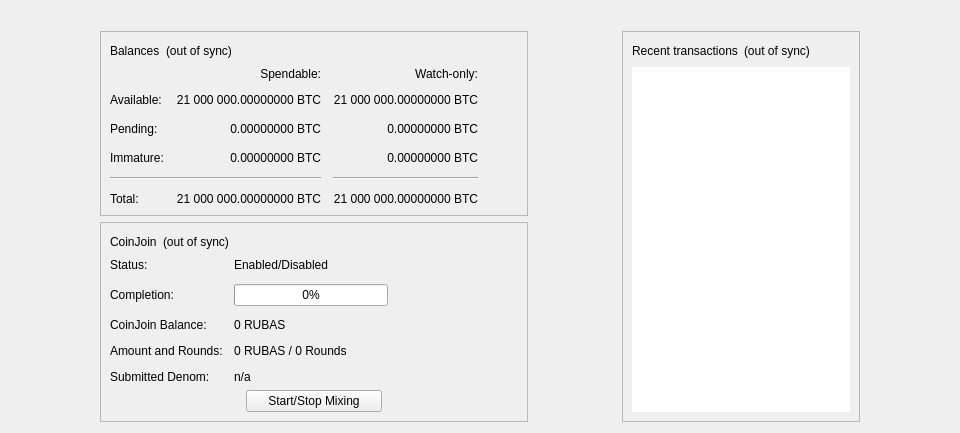
<?xml version="1.0" encoding="UTF-8"?>
<ui version="4.0">
 <class>OverviewPage</class>
 <widget class="QWidget" name="OverviewPage">
  <property name="geometry">
   <rect>
    <x>0</x>
    <y>0</y>
    <width>798</width>
    <height>318</height>
   </rect>
  </property>
  <property name="minimumSize">
   <size>
    <width>960</width>
    <height>0</height>
   </size>
  </property>
  <property name="windowTitle">
   <string>Form</string>
  </property>
  <layout class="QVBoxLayout" name="topLayout">
   <item>
    <widget class="QLabel" name="labelAlerts">
     <property name="visible">
      <bool>false</bool>
     </property>
     <property name="wordWrap">
      <bool>true</bool>
     </property>
     <property name="margin">
      <number>3</number>
     </property>
     <property name="textInteractionFlags">
      <set>Qt::TextSelectableByMouse</set>
     </property>
    </widget>
   </item>
   <item>
    <layout class="QHBoxLayout" name="horizontalLayout" stretch="1,0,1,0,1">
     <item>
      <spacer name="horizontalSpacerLeft">
       <property name="orientation">
        <enum>Qt::Horizontal</enum>
       </property>
       <property name="sizeType">
        <enum>QSizePolicy::Preferred</enum>
       </property>
       <property name="sizeHint" stdset="0">
        <size>
         <width>10</width>
         <height>20</height>
        </size>
       </property>
      </spacer>
     </item>
     <item>
      <layout class="QVBoxLayout" name="verticalLayout_2">
       <item>
        <widget class="QFrame" name="frame">
         <property name="frameShape">
          <enum>QFrame::StyledPanel</enum>
         </property>
         <property name="frameShadow">
          <enum>QFrame::Raised</enum>
         </property>
         <layout class="QVBoxLayout" name="verticalLayout_4">
          <item>
           <layout class="QHBoxLayout" name="horizontalLayout_4">
            <item>
             <widget class="QLabel" name="label_5">
              <property name="text">
               <string>Balances</string>
              </property>
             </widget>
            </item>
            <item>
             <widget class="QLabel" name="labelWalletStatus">
              <property name="toolTip">
               <string>The displayed information may be out of date. Your wallet automatically synchronizes with the Rubas network after a connection is established, but this process has not completed yet.</string>
              </property>
              <property name="text">
               <string notr="true">(out of sync)</string>
              </property>
              <property name="alignment">
               <set>Qt::AlignLeading|Qt::AlignLeft|Qt::AlignVCenter</set>
              </property>
             </widget>
            </item>
            <item>
             <spacer name="horizontalSpacer_3">
              <property name="orientation">
               <enum>Qt::Horizontal</enum>
              </property>
              <property name="sizeHint" stdset="0">
               <size>
                <width>40</width>
                <height>20</height>
               </size>
              </property>
             </spacer>
            </item>
           </layout>
          </item>
          <item>
           <layout class="QGridLayout" name="gridLayout">
            <property name="spacing">
             <number>12</number>
            </property>
            <item row="2" column="2">
             <widget class="QLabel" name="labelWatchPending">
              <property name="cursor">
               <cursorShape>IBeamCursor</cursorShape>
              </property>
              <property name="toolTip">
               <string>Unconfirmed transactions to watch-only addresses</string>
              </property>
              <property name="text">
               <string notr="true">0.00000000 BTC</string>
              </property>
              <property name="alignment">
               <set>Qt::AlignRight|Qt::AlignTrailing|Qt::AlignVCenter</set>
              </property>
              <property name="textInteractionFlags">
               <set>Qt::LinksAccessibleByMouse|Qt::TextSelectableByKeyboard|Qt::TextSelectableByMouse</set>
              </property>
             </widget>
            </item>
            <item row="2" column="1">
             <widget class="QLabel" name="labelUnconfirmed">
              <property name="cursor">
               <cursorShape>IBeamCursor</cursorShape>
              </property>
              <property name="toolTip">
               <string>Total of transactions that have yet to be confirmed, and do not yet count toward the spendable balance</string>
              </property>
              <property name="text">
               <string notr="true">0.00000000 BTC</string>
              </property>
              <property name="alignment">
               <set>Qt::AlignRight|Qt::AlignTrailing|Qt::AlignVCenter</set>
              </property>
              <property name="textInteractionFlags">
               <set>Qt::LinksAccessibleByMouse|Qt::TextSelectableByKeyboard|Qt::TextSelectableByMouse</set>
              </property>
             </widget>
            </item>
            <item row="3" column="2">
             <widget class="QLabel" name="labelWatchImmature">
              <property name="cursor">
               <cursorShape>IBeamCursor</cursorShape>
              </property>
              <property name="toolTip">
               <string>Mined balance in watch-only addresses that has not yet matured</string>
              </property>
              <property name="text">
               <string notr="true">0.00000000 BTC</string>
              </property>
              <property name="alignment">
               <set>Qt::AlignRight|Qt::AlignTrailing|Qt::AlignVCenter</set>
              </property>
              <property name="textInteractionFlags">
               <set>Qt::LinksAccessibleByMouse|Qt::TextSelectableByKeyboard|Qt::TextSelectableByMouse</set>
              </property>
             </widget>
            </item>
            <item row="4" column="0" colspan="2">
             <widget class="Line" name="lineSpendableBalance">
              <property name="orientation">
               <enum>Qt::Horizontal</enum>
              </property>
             </widget>
            </item>
            <item row="4" column="2">
             <widget class="Line" name="lineWatchBalance">
              <property name="sizePolicy">
               <sizepolicy hsizetype="Preferred" vsizetype="Fixed">
                <horstretch>0</horstretch>
                <verstretch>0</verstretch>
               </sizepolicy>
              </property>
              <property name="minimumSize">
               <size>
                <width>140</width>
                <height>0</height>
               </size>
              </property>
              <property name="orientation">
               <enum>Qt::Horizontal</enum>
              </property>
             </widget>
            </item>
            <item row="5" column="0">
             <widget class="QLabel" name="labelTotalText">
              <property name="text">
               <string>Total:</string>
              </property>
             </widget>
            </item>
            <item row="3" column="1">
             <widget class="QLabel" name="labelImmature">
              <property name="cursor">
               <cursorShape>IBeamCursor</cursorShape>
              </property>
              <property name="toolTip">
               <string>Mined balance that has not yet matured</string>
              </property>
              <property name="text">
               <string notr="true">0.00000000 BTC</string>
              </property>
              <property name="alignment">
               <set>Qt::AlignRight|Qt::AlignTrailing|Qt::AlignVCenter</set>
              </property>
              <property name="textInteractionFlags">
               <set>Qt::LinksAccessibleByMouse|Qt::TextSelectableByKeyboard|Qt::TextSelectableByMouse</set>
              </property>
             </widget>
            </item>
            <item row="2" column="3">
             <spacer name="horizontalSpacer_2">
              <property name="orientation">
               <enum>Qt::Horizontal</enum>
              </property>
              <property name="sizeHint" stdset="0">
               <size>
                <width>40</width>
                <height>20</height>
               </size>
              </property>
             </spacer>
            </item>
            <item row="3" column="0">
             <widget class="QLabel" name="labelImmatureText">
              <property name="text">
               <string>Immature:</string>
              </property>
             </widget>
            </item>
            <item row="5" column="1">
             <widget class="QLabel" name="labelTotal">
              <property name="cursor">
               <cursorShape>IBeamCursor</cursorShape>
              </property>
              <property name="toolTip">
               <string>Your current total balance</string>
              </property>
              <property name="text">
               <string notr="true">21 000 000.00000000 BTC</string>
              </property>
              <property name="alignment">
               <set>Qt::AlignRight|Qt::AlignTrailing|Qt::AlignVCenter</set>
              </property>
              <property name="textInteractionFlags">
               <set>Qt::LinksAccessibleByMouse|Qt::TextSelectableByKeyboard|Qt::TextSelectableByMouse</set>
              </property>
             </widget>
            </item>
            <item row="5" column="2">
             <widget class="QLabel" name="labelWatchTotal">
              <property name="cursor">
               <cursorShape>IBeamCursor</cursorShape>
              </property>
              <property name="toolTip">
               <string>Current total balance in watch-only addresses</string>
              </property>
              <property name="text">
               <string notr="true">21 000 000.00000000 BTC</string>
              </property>
              <property name="alignment">
               <set>Qt::AlignRight|Qt::AlignTrailing|Qt::AlignVCenter</set>
              </property>
              <property name="textInteractionFlags">
               <set>Qt::LinksAccessibleByMouse|Qt::TextSelectableByKeyboard|Qt::TextSelectableByMouse</set>
              </property>
             </widget>
            </item>
            <item row="0" column="2">
             <widget class="QLabel" name="labelWatchonly">
              <property name="text">
               <string>Watch-only:</string>
              </property>
              <property name="alignment">
               <set>Qt::AlignRight|Qt::AlignTrailing|Qt::AlignVCenter</set>
              </property>
             </widget>
            </item>
            <item row="1" column="0">
             <widget class="QLabel" name="labelBalanceText">
              <property name="text">
               <string>Available:</string>
              </property>
             </widget>
            </item>
            <item row="1" column="1">
             <widget class="QLabel" name="labelBalance">
              <property name="cursor">
               <cursorShape>IBeamCursor</cursorShape>
              </property>
              <property name="toolTip">
               <string>Your current spendable balance</string>
              </property>
              <property name="text">
               <string notr="true">21 000 000.00000000 BTC</string>
              </property>
              <property name="alignment">
               <set>Qt::AlignRight|Qt::AlignTrailing|Qt::AlignVCenter</set>
              </property>
              <property name="textInteractionFlags">
               <set>Qt::LinksAccessibleByMouse|Qt::TextSelectableByKeyboard|Qt::TextSelectableByMouse</set>
              </property>
             </widget>
            </item>
            <item row="1" column="2">
             <widget class="QLabel" name="labelWatchAvailable">
              <property name="cursor">
               <cursorShape>IBeamCursor</cursorShape>
              </property>
              <property name="toolTip">
               <string>Your current balance in watch-only addresses</string>
              </property>
              <property name="text">
               <string notr="true">21 000 000.00000000 BTC</string>
              </property>
              <property name="alignment">
               <set>Qt::AlignRight|Qt::AlignTrailing|Qt::AlignVCenter</set>
              </property>
              <property name="textInteractionFlags">
               <set>Qt::LinksAccessibleByMouse|Qt::TextSelectableByKeyboard|Qt::TextSelectableByMouse</set>
              </property>
             </widget>
            </item>
            <item row="2" column="0">
             <widget class="QLabel" name="labelPendingText">
              <property name="text">
               <string>Pending:</string>
              </property>
             </widget>
            </item>
            <item row="0" column="1">
             <widget class="QLabel" name="labelSpendable">
              <property name="text">
               <string>Spendable:</string>
              </property>
              <property name="alignment">
               <set>Qt::AlignRight|Qt::AlignTrailing|Qt::AlignVCenter</set>
              </property>
             </widget>
            </item>
           </layout>
          </item>
         </layout>
        </widget>
       </item>
       <item>
        <widget class="QFrame" name="frameCoinJoin">
         <property name="layoutDirection">
          <enum>Qt::LeftToRight</enum>
         </property>
         <property name="frameShape">
          <enum>QFrame::StyledPanel</enum>
         </property>
         <property name="frameShadow">
          <enum>QFrame::Raised</enum>
         </property>
         <layout class="QVBoxLayout" name="VerticalLayout_PS1">
          <item>
           <layout class="QHBoxLayout" name="horizontalLayout_5">
            <item>
             <widget class="QLabel" name="labelCoinJoinHeader">
              <property name="text">
               <string notr="true">CoinJoin</string>
              </property>
             </widget>
            </item>
            <item>
             <widget class="QLabel" name="labelCoinJoinSyncStatus">
              <property name="toolTip">
               <string>The displayed information may be out of date. Your wallet automatically synchronizes with the Rubas network after a connection is established, but this process has not completed yet.</string>
              </property>
              <property name="text">
               <string notr="true">(out of sync)</string>
              </property>
              <property name="alignment">
               <set>Qt::AlignLeading|Qt::AlignLeft|Qt::AlignVCenter</set>
              </property>
             </widget>
            </item>
            <item>
             <spacer name="horizontalSpacer_4">
              <property name="orientation">
               <enum>Qt::Horizontal</enum>
              </property>
              <property name="sizeHint" stdset="0">
               <size>
                <width>40</width>
                <height>20</height>
               </size>
              </property>
             </spacer>
            </item>
           </layout>
          </item>
          <item>
           <layout class="QFormLayout" name="coinJoinFormLayout">
            <property name="fieldGrowthPolicy">
             <enum>QFormLayout::AllNonFixedFieldsGrow</enum>
            </property>
            <property name="horizontalSpacing">
             <number>11</number>
            </property>
            <property name="verticalSpacing">
             <number>12</number>
            </property>
            <item row="0" column="0">
             <widget class="QLabel" name="labelCoinJoinEnabledText">
              <property name="text">
               <string>Status:</string>
              </property>
             </widget>
            </item>
            <item row="0" column="1">
             <widget class="QLabel" name="labelCoinJoinEnabled">
              <property name="text">
               <string>Enabled/Disabled</string>
              </property>
             </widget>
            </item>
            <item row="1" column="0">
             <widget class="QLabel" name="labelCompletitionText">
              <property name="text">
               <string>Completion:</string>
              </property>
             </widget>
            </item>
            <item row="1" column="1">
             <widget class="QProgressBar" name="coinJoinProgress">
              <property name="maximumSize">
               <size>
                <width>154</width>
                <height>16777215</height>
               </size>
              </property>
              <property name="value">
               <number>0</number>
              </property>
             </widget>
            </item>
            <item row="2" column="0">
             <widget class="QLabel" name="labelAnonymizedText">
              <property name="text">
               <string notr="true">CoinJoin Balance:</string>
              </property>
             </widget>
            </item>
            <item row="2" column="1">
             <widget class="QLabel" name="labelAnonymized">
              <property name="text">
               <string notr="true">0 RUBAS</string>
              </property>
             </widget>
            </item>
            <item row="3" column="0">
             <widget class="QLabel" name="labelAmountAndRoundsText">
              <property name="text">
               <string>Amount and Rounds:</string>
              </property>
             </widget>
            </item>
            <item row="3" column="1">
             <widget class="QLabel" name="labelAmountRounds">
              <property name="text">
               <string>0 RUBAS / 0 Rounds</string>
              </property>
             </widget>
            </item>
            <item row="4" column="0">
             <widget class="QLabel" name="labelSubmittedDenomText">
              <property name="text">
               <string>Submitted Denom:</string>
              </property>
             </widget>
            </item>
            <item row="4" column="1">
             <widget class="QLabel" name="labelSubmittedDenom">
              <property name="toolTip">
               <string>The denominations you submitted to the Masternode.&lt;br&gt;To mix, other users must submit the exact same denominations.</string>
              </property>
              <property name="text">
               <string>n/a</string>
              </property>
              <property name="wordWrap">
               <bool>true</bool>
              </property>
             </widget>
            </item>
           </layout>
          </item>
          <item>
           <layout class="QVBoxLayout" name="VerticalLayout_PS">
            <item>
             <layout class="QHBoxLayout" name="horizontalLayout_3">
              <property name="topMargin">
               <number>0</number>
              </property>
              <item>
               <spacer name="horizontalSpacer_5">
                <property name="orientation">
                 <enum>Qt::Horizontal</enum>
                </property>
                <property name="sizeHint" stdset="0">
                 <size>
                  <width>40</width>
                  <height>20</height>
                 </size>
                </property>
               </spacer>
              </item>
              <item>
               <widget class="QPushButton" name="toggleCoinJoin">
                <property name="sizePolicy">
                 <sizepolicy hsizetype="MinimumExpanding" vsizetype="Fixed">
                  <horstretch>0</horstretch>
                  <verstretch>0</verstretch>
                 </sizepolicy>
                </property>
                <property name="text">
                 <string>Start/Stop Mixing</string>
                </property>
               </widget>
              </item>
              <item>
               <spacer name="horizontalSpacer_6">
                <property name="orientation">
                 <enum>Qt::Horizontal</enum>
                </property>
                <property name="sizeHint" stdset="0">
                 <size>
                  <width>40</width>
                  <height>20</height>
                 </size>
                </property>
               </spacer>
              </item>
             </layout>
            </item>
            <item>
             <spacer name="verticalSpacer_3">
              <property name="orientation">
               <enum>Qt::Vertical</enum>
              </property>
              <property name="sizeHint" stdset="0">
               <size>
                <width>20</width>
                <height>40</height>
               </size>
              </property>
             </spacer>
            </item>
           </layout>
          </item>
         </layout>
        </widget>
       </item>
       <item>
        <spacer name="verticalSpacer">
         <property name="orientation">
          <enum>Qt::Vertical</enum>
         </property>
         <property name="sizeHint" stdset="0">
          <size>
           <width>20</width>
           <height>40</height>
          </size>
         </property>
        </spacer>
       </item>
      </layout>
     </item>
     <item>
      <spacer name="horizontalSpacerCenter">
       <property name="orientation">
        <enum>Qt::Horizontal</enum>
       </property>
       <property name="sizeHint" stdset="0">
        <size>
         <width>10</width>
         <height>20</height>
        </size>
       </property>
      </spacer>
     </item>
     <item>
      <layout class="QVBoxLayout" name="verticalLayout_3">
       <item>
        <widget class="QFrame" name="frame_2">
         <property name="frameShape">
          <enum>QFrame::StyledPanel</enum>
         </property>
         <property name="frameShadow">
          <enum>QFrame::Raised</enum>
         </property>
         <layout class="QVBoxLayout" name="verticalLayout">
          <item>
           <layout class="QHBoxLayout" name="horizontalLayout_2">
            <item>
             <widget class="QLabel" name="label_4">
              <property name="text">
               <string>Recent transactions</string>
              </property>
             </widget>
            </item>
            <item>
             <widget class="QLabel" name="labelTransactionsStatus">
              <property name="toolTip">
               <string>The displayed information may be out of date. Your wallet automatically synchronizes with the Rubas network after a connection is established, but this process has not completed yet.</string>
              </property>
              <property name="text">
               <string notr="true">(out of sync)</string>
              </property>
              <property name="alignment">
               <set>Qt::AlignLeading|Qt::AlignLeft|Qt::AlignVCenter</set>
              </property>
             </widget>
            </item>
            <item>
             <spacer name="horizontalSpacer">
              <property name="orientation">
               <enum>Qt::Horizontal</enum>
              </property>
              <property name="sizeHint" stdset="0">
               <size>
                <width>40</width>
                <height>20</height>
               </size>
              </property>
             </spacer>
            </item>
           </layout>
          </item>
          <item>
           <widget class="TransactionOverviewWidget" name="listTransactions">
            <property name="frameShape">
             <enum>QFrame::NoFrame</enum>
            </property>
            <property name="verticalScrollBarPolicy">
             <enum>Qt::ScrollBarAlwaysOff</enum>
            </property>
            <property name="horizontalScrollBarPolicy">
             <enum>Qt::ScrollBarAlwaysOff</enum>
            </property>
            <property name="sizeAdjustPolicy">
             <enum>QAbstractScrollArea::AdjustToContents</enum>
            </property>
            <property name="selectionMode">
             <enum>QAbstractItemView::NoSelection</enum>
            </property>
            <property name="uniformItemSizes">
             <bool>true</bool>
            </property>
           </widget>
          </item>
         </layout>
        </widget>
       </item>
      </layout>
     </item>
     <item>
      <spacer name="horizontalSpacerRight">
       <property name="orientation">
        <enum>Qt::Horizontal</enum>
       </property>
       <property name="sizeType">
        <enum>QSizePolicy::Preferred</enum>
       </property>
       <property name="sizeHint" stdset="0">
        <size>
         <width>10</width>
         <height>20</height>
        </size>
       </property>
      </spacer>
     </item>
    </layout>
   </item>
  </layout>
 </widget>
 <customwidgets>
  <customwidget>
   <class>TransactionOverviewWidget</class>
   <extends>QListView</extends>
   <header>qt/transactionoverviewwidget.h</header>
  </customwidget>
 </customwidgets>
 <resources/>
 <connections/>
</ui>
